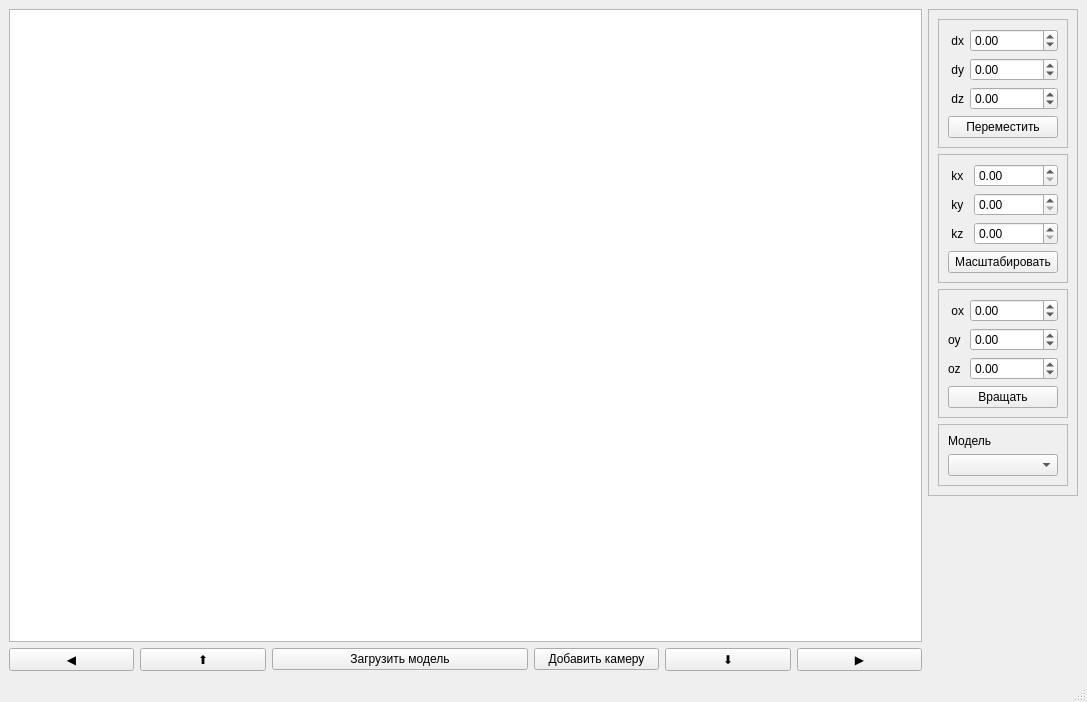
<?xml version="1.0" encoding="UTF-8"?>
<ui version="4.0" connectslotsbyname="false">
 <class>MainWindow</class>
 <widget class="QMainWindow" name="MainWindow">
  <property name="geometry">
   <rect>
    <x>0</x>
    <y>0</y>
    <width>1087</width>
    <height>702</height>
   </rect>
  </property>
  <property name="windowTitle">
   <string>MainWindow</string>
  </property>
  <widget class="QWidget" name="centralwidget">
   <property name="layoutDirection">
    <enum>Qt::LeftToRight</enum>
   </property>
   <layout class="QGridLayout" name="gridLayout_3">
    <item row="2" column="0">
     <widget class="QPushButton" name="left_button">
      <property name="text">
       <string>◀</string>
      </property>
     </widget>
    </item>
    <item row="2" column="4">
     <widget class="QPushButton" name="add_camera">
      <property name="text">
       <string>Добавить камеру</string>
      </property>
     </widget>
    </item>
    <item row="2" column="2" colspan="2">
     <widget class="QPushButton" name="load_button">
      <property name="text">
       <string>Загрузить модель</string>
      </property>
     </widget>
    </item>
    <item row="2" column="5">
     <widget class="QPushButton" name="down_button">
      <property name="text">
       <string>⬇</string>
      </property>
     </widget>
    </item>
    <item row="2" column="6">
     <widget class="QPushButton" name="right_button">
      <property name="text">
       <string>▶</string>
      </property>
     </widget>
    </item>
    <item row="0" column="0" colspan="7">
     <widget class="QGraphicsView" name="graphicsView"/>
    </item>
    <item row="2" column="1">
     <widget class="QPushButton" name="up_button">
      <property name="text">
       <string>⬆</string>
      </property>
     </widget>
    </item>
    <item row="0" column="7" alignment="Qt::AlignTop">
     <widget class="QFrame" name="frame_4">
      <property name="sizePolicy">
       <sizepolicy hsizetype="Minimum" vsizetype="Fixed">
        <horstretch>0</horstretch>
        <verstretch>0</verstretch>
       </sizepolicy>
      </property>
      <property name="frameShape">
       <enum>QFrame::StyledPanel</enum>
      </property>
      <property name="frameShadow">
       <enum>QFrame::Raised</enum>
      </property>
      <layout class="QVBoxLayout" name="verticalLayout">
       <item>
        <widget class="QFrame" name="move_label">
         <property name="sizePolicy">
          <sizepolicy hsizetype="Preferred" vsizetype="Fixed">
           <horstretch>0</horstretch>
           <verstretch>0</verstretch>
          </sizepolicy>
         </property>
         <property name="frameShape">
          <enum>QFrame::StyledPanel</enum>
         </property>
         <property name="frameShadow">
          <enum>QFrame::Raised</enum>
         </property>
         <layout class="QGridLayout" name="gridLayout_5">
          <item row="2" column="0">
           <widget class="QLabel" name="label_3">
            <property name="text">
             <string> dz</string>
            </property>
           </widget>
          </item>
          <item row="1" column="0">
           <widget class="QLabel" name="label_2">
            <property name="text">
             <string> dy</string>
            </property>
           </widget>
          </item>
          <item row="0" column="0">
           <widget class="QLabel" name="label">
            <property name="text">
             <string> dx</string>
            </property>
           </widget>
          </item>
          <item row="1" column="1">
           <widget class="QDoubleSpinBox" name="dy_box">
            <property name="minimum">
             <double>-10000000000000000000000.000000000000000</double>
            </property>
            <property name="maximum">
             <double>10000000000000000000000.000000000000000</double>
            </property>
           </widget>
          </item>
          <item row="2" column="1">
           <widget class="QDoubleSpinBox" name="dz_box">
            <property name="minimum">
             <double>-99999999999999991611392.000000000000000</double>
            </property>
            <property name="maximum">
             <double>10000000000000000.000000000000000</double>
            </property>
           </widget>
          </item>
          <item row="0" column="1">
           <widget class="QDoubleSpinBox" name="dx_box">
            <property name="minimum">
             <double>-10000000000000000.000000000000000</double>
            </property>
            <property name="maximum">
             <double>10000000000000000.000000000000000</double>
            </property>
           </widget>
          </item>
          <item row="3" column="0" colspan="2">
           <widget class="QPushButton" name="move_button">
            <property name="text">
             <string>Переместить</string>
            </property>
           </widget>
          </item>
         </layout>
        </widget>
       </item>
       <item>
        <widget class="QFrame" name="frame_2">
         <property name="sizePolicy">
          <sizepolicy hsizetype="Preferred" vsizetype="Fixed">
           <horstretch>0</horstretch>
           <verstretch>0</verstretch>
          </sizepolicy>
         </property>
         <property name="frameShape">
          <enum>QFrame::StyledPanel</enum>
         </property>
         <property name="frameShadow">
          <enum>QFrame::Raised</enum>
         </property>
         <layout class="QGridLayout" name="gridLayout_6">
          <item row="1" column="0">
           <widget class="QLabel" name="label_5">
            <property name="text">
             <string> ky</string>
            </property>
           </widget>
          </item>
          <item row="0" column="0">
           <widget class="QLabel" name="label_4">
            <property name="text">
             <string> kx</string>
            </property>
           </widget>
          </item>
          <item row="1" column="1">
           <widget class="QDoubleSpinBox" name="ky_box">
            <property name="minimum">
             <double>0.000000000000000</double>
            </property>
            <property name="maximum">
             <double>10000000000000000000000.000000000000000</double>
            </property>
           </widget>
          </item>
          <item row="0" column="1">
           <widget class="QDoubleSpinBox" name="kx_box">
            <property name="minimum">
             <double>0.000000000000000</double>
            </property>
            <property name="maximum">
             <double>10000000000000000.000000000000000</double>
            </property>
           </widget>
          </item>
          <item row="2" column="0">
           <widget class="QLabel" name="label_6">
            <property name="text">
             <string> kz</string>
            </property>
           </widget>
          </item>
          <item row="2" column="1">
           <widget class="QDoubleSpinBox" name="kz_box">
            <property name="minimum">
             <double>0.000000000000000</double>
            </property>
            <property name="maximum">
             <double>10000000000000000.000000000000000</double>
            </property>
           </widget>
          </item>
          <item row="3" column="0" colspan="2">
           <widget class="QPushButton" name="scale_button">
            <property name="text">
             <string>Масштабировать</string>
            </property>
           </widget>
          </item>
         </layout>
        </widget>
       </item>
       <item>
        <widget class="QFrame" name="frame_3">
         <property name="sizePolicy">
          <sizepolicy hsizetype="Minimum" vsizetype="Fixed">
           <horstretch>0</horstretch>
           <verstretch>0</verstretch>
          </sizepolicy>
         </property>
         <property name="frameShape">
          <enum>QFrame::StyledPanel</enum>
         </property>
         <property name="frameShadow">
          <enum>QFrame::Raised</enum>
         </property>
         <layout class="QGridLayout" name="gridLayout_7">
          <item row="1" column="0">
           <widget class="QLabel" name="label_12">
            <property name="text">
             <string>oy</string>
            </property>
           </widget>
          </item>
          <item row="1" column="1">
           <widget class="QDoubleSpinBox" name="oy_box">
            <property name="minimum">
             <double>-10000000000000000000000.000000000000000</double>
            </property>
            <property name="maximum">
             <double>10000000000000000000000.000000000000000</double>
            </property>
           </widget>
          </item>
          <item row="0" column="1">
           <widget class="QDoubleSpinBox" name="ox_box">
            <property name="minimum">
             <double>-10000000000000000.000000000000000</double>
            </property>
            <property name="maximum">
             <double>10000000000000000.000000000000000</double>
            </property>
           </widget>
          </item>
          <item row="0" column="0">
           <widget class="QLabel" name="label_11">
            <property name="text">
             <string> ox</string>
            </property>
           </widget>
          </item>
          <item row="2" column="1">
           <widget class="QDoubleSpinBox" name="oz_box">
            <property name="minimum">
             <double>-99999999999999991611392.000000000000000</double>
            </property>
            <property name="maximum">
             <double>10000000000000000.000000000000000</double>
            </property>
           </widget>
          </item>
          <item row="2" column="0">
           <widget class="QLabel" name="label_10">
            <property name="text">
             <string>oz</string>
            </property>
           </widget>
          </item>
          <item row="3" column="0" colspan="2">
           <widget class="QPushButton" name="turn_button">
            <property name="text">
             <string>Вращать</string>
            </property>
           </widget>
          </item>
         </layout>
        </widget>
       </item>
       <item>
        <widget class="QFrame" name="frame">
         <property name="frameShape">
          <enum>QFrame::StyledPanel</enum>
         </property>
         <property name="frameShadow">
          <enum>QFrame::Raised</enum>
         </property>
         <layout class="QVBoxLayout" name="verticalLayout_2">
          <item>
           <widget class="QLabel" name="label_7">
            <property name="text">
             <string>Модель</string>
            </property>
           </widget>
          </item>
          <item>
           <widget class="QComboBox" name="model_choose"/>
          </item>
         </layout>
        </widget>
       </item>
      </layout>
     </widget>
    </item>
   </layout>
  </widget>
  <widget class="QStatusBar" name="statusbar"/>
 </widget>
 <tabstops>
  <tabstop>graphicsView</tabstop>
  <tabstop>dx_box</tabstop>
  <tabstop>dy_box</tabstop>
  <tabstop>dz_box</tabstop>
  <tabstop>move_button</tabstop>
  <tabstop>kx_box</tabstop>
  <tabstop>ky_box</tabstop>
  <tabstop>kz_box</tabstop>
  <tabstop>scale_button</tabstop>
  <tabstop>ox_box</tabstop>
  <tabstop>oy_box</tabstop>
  <tabstop>oz_box</tabstop>
  <tabstop>turn_button</tabstop>
  <tabstop>model_choose</tabstop>
  <tabstop>left_button</tabstop>
  <tabstop>up_button</tabstop>
  <tabstop>load_button</tabstop>
  <tabstop>add_camera</tabstop>
  <tabstop>down_button</tabstop>
  <tabstop>right_button</tabstop>
 </tabstops>
 <resources/>
 <connections/>
</ui>
